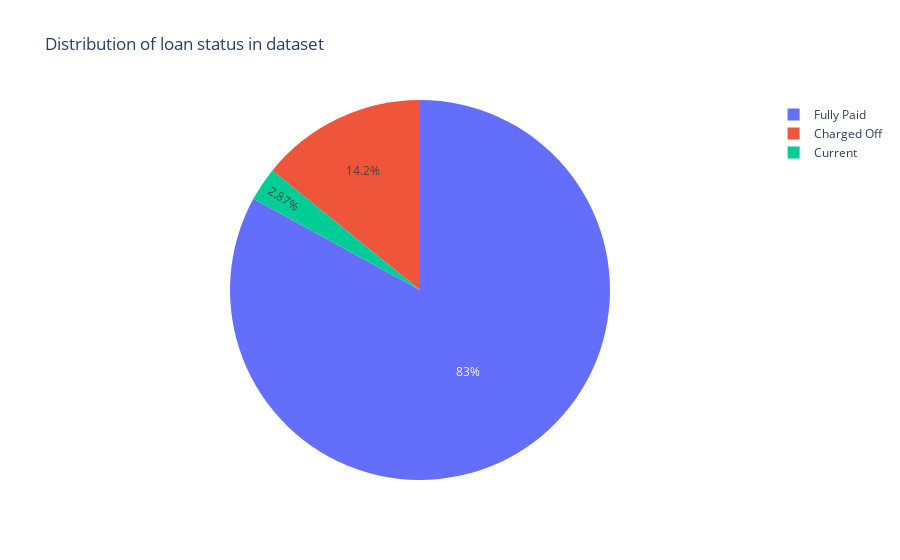

The notebook cell this image was saved under:
### Code cell
# fig = px.pie(df, values='tip', names='day')
fig = px.pie(df, names=col, title='Distribution of loan status in dataset')
fig.show()

### Figure 1 — Plotly figure (JSON) as saved in the notebook; plotly's stock layout.template omitted (floating-point values rounded to 4 significant figures; data arrays with more than 128 entries replaced by an {"elided": "..."} marker saying what was removed)
{"data": [{"domain": {"x": [0, 1], "y": [0, 1]}, "hovertemplate": "loan_status=%{label}<extra></extra>", "labels": {"elided": "39717 str values"}, "legendgroup": "", "name": "", "showlegend": true, "type": "pie"}], "layout": {"legend": {"tracegroupgap": 0}, "title": {"text": "Distribution of loan status in dataset"}}}
